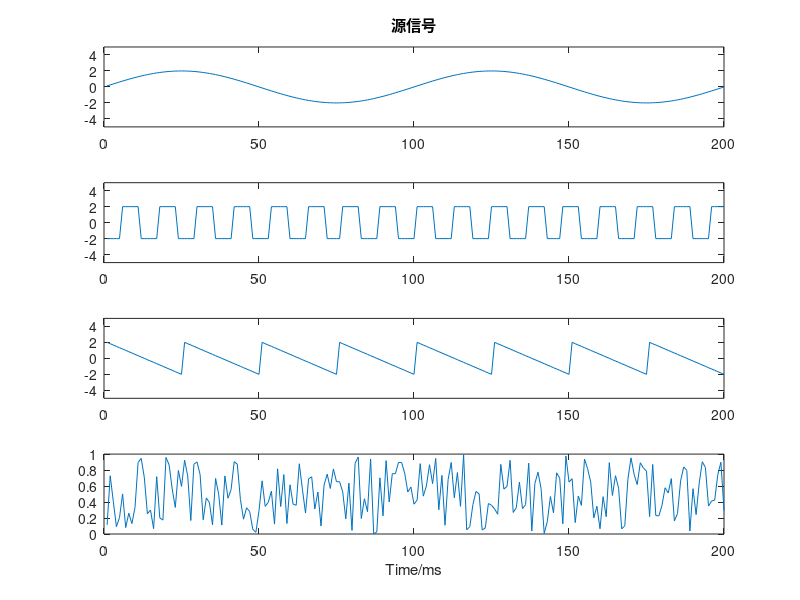
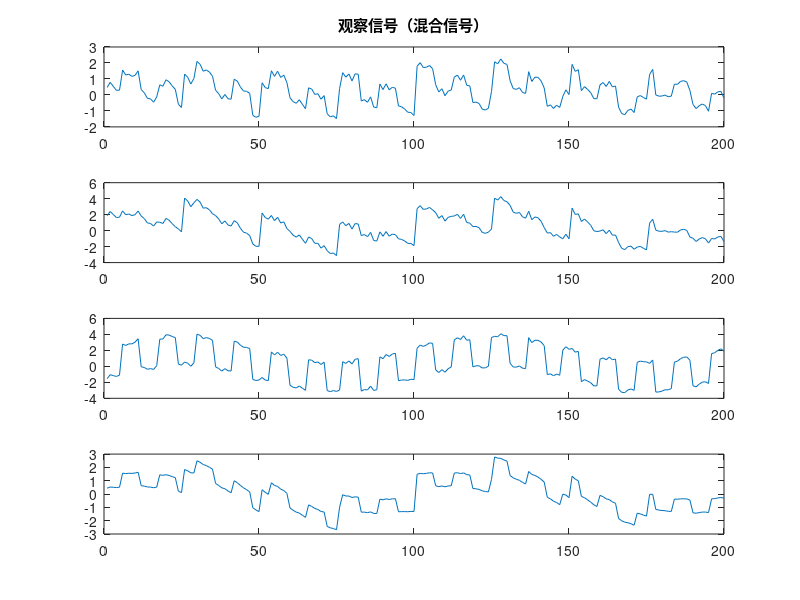

The MATLAB source for these figures, in order: (Note: this script raises an error after producing the figures.)

%以下为主程序，主要为原始信号的产生，观察信号和解混信号的作图
clear all;clc;
N=200;n=1:N;			%N为采样点数
s1=2*sin(0.02*pi*n);		%正弦信号
t=1:N;s2=2*square(100*t,50);	%方波信号
a=linspace(1,-1,25);s3=2*[a,a,a,a,a,a,a,a];%锯齿信号
s4=rand(1,N);%随机噪声
S=[s1;s2;s3;s4];%信号组成4*N
A=rand(4,4);
X=A*S;%观察信号
 
%源信号波形图
figure(1);subplot(4,1,1);plot(s1);axis([0 N -5,5]);title('源信号');
subplot(4,1,2);plot(s2);axis([0 N -5,5]);
subplot(4,1,3);plot(s3);axis([0 N -5,5]);
subplot(4,1,4);plot(s4);xlabel('Time/ms');
%观察信号（混合信号）波形图
figure(2);subplot(4,1,1);plot(X(1,:));title('观察信号（混合信号）');
subplot(4,1,2);plot(X(2,:));
subplot(4,1,3);plot(X(3,:));subplot(4,1,4);plot(X(4,:));
 
[W,Z]=ICA(X,3);
 
figure(3);subplot(4,1,1);plot(Z(1,:));title('解混后的信号');
subplot(4,1,2);plot(Z(2,:));
subplot(4,1,3);plot(Z(3,:));
subplot(4,1,4);plot(Z(4,:));xlabel('Time/ms');